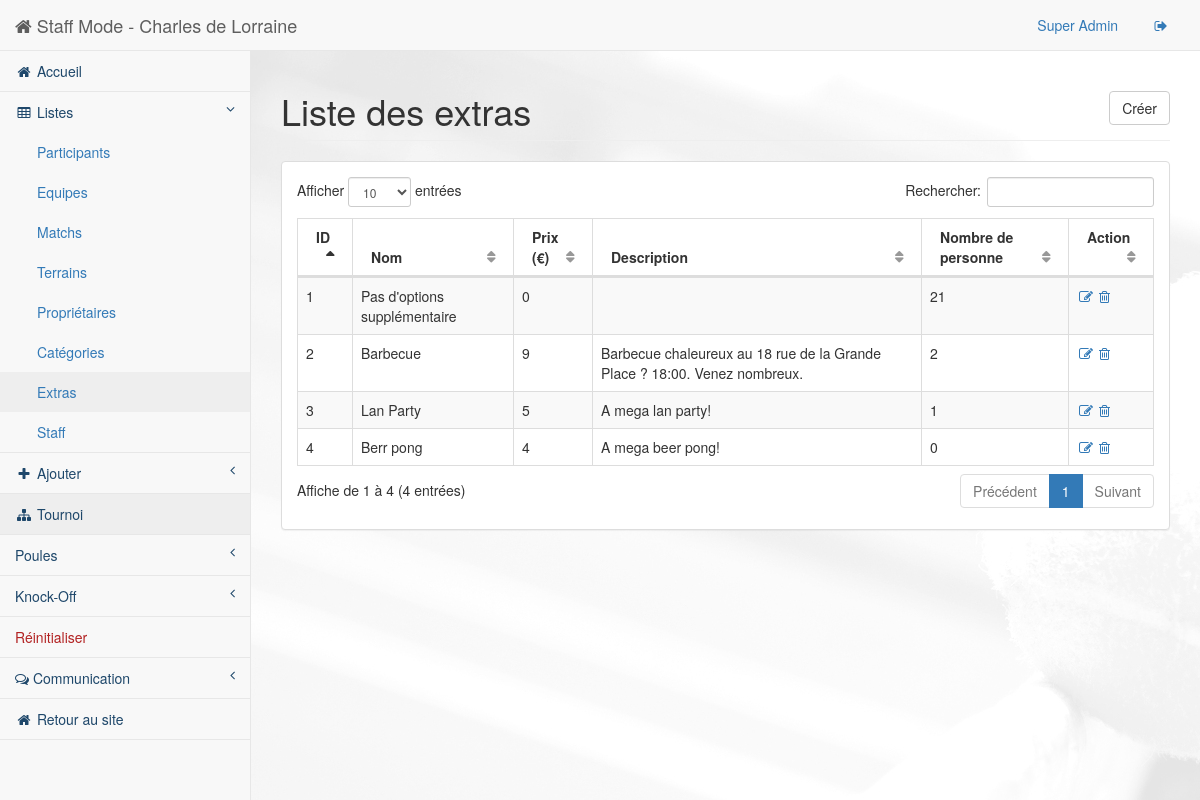
Page /staff/pages/list-extras.php (signed in) on the committed database.
### tables this page shows
CREATE TABLE IF NOT EXISTS `Extras` (
  `ID` int(11) NOT NULL AUTO_INCREMENT,
  `Name` varchar(500) NOT NULL,
  `Price` int(11) NOT NULL,
  `Description` varchar(500) NOT NULL,
  PRIMARY KEY (`ID`),
  UNIQUE KEY `ID` (`ID`)
);

### src/staff/pages/php/inc/list-extras.inc (the view, shortened to what this page needs)
<?php
function dbAndPrint() {
    $db = BDconnect();
    $reponse1 = $db->query('SELECT * FROM Extras');
    while ($donnes1 = $reponse1->fetch_array())
    {
        $reponse2 = $db->query("SELECT count(ID) as nbr FROM PersonneExtra WHERE Extra_ID=".$donnes1['ID']);
	    $donnes2 = $reponse2->fetch_array();
        printListExtras($donnes1, $donnes2);
    }
}
function printListExtras($donnes1,$donnes2) {
    echo "<tr class=\"odd gradeX\">";
    $id = $donnes1['ID'];
    echo "<td data-toggle=\"modal\" data-target=\"#myModal\" data-url=\"./show.php?id=$id&type=extra\">".utf8_encode($donnes1['ID'])."</td>";
    echo "<td data-toggle=\"modal\" data-target=\"#myModal\" data-url=\"./show.php?id=$id&type=extra\">".utf8_encode($donnes1['Name'])."</td>";
    echo "<td data-toggle=\"modal\" data-target=\"#myModal\" data-url=\"./show.php?id=$id&type=extra\">".utf8_encode($donnes1['Price'])."</td>";
    echo "<td data-toggle=\"modal\" data-target=\"#myModal\" data-url=\"./show.php?id=$id&type=extra\">".utf8_encode($donnes1['Description'])."</td>";
    echo "<td data-toggle=\"modal\" data-target=\"#myModal\" data-url=\"./show.php?id=$id&type=extra\">".utf8_encode($donnes2['nbr'])."</td>";
    echo "<td><a href=\"./edit-extra.php?id=".$donnes1['ID']."\"><i class=\"fa fa-edit fa-fw\"></i></a> <a href=\"./php/delete-extra.php?id=".$donnes1['ID']."\" onclick=\"return confirm('Voulez-vous vraiment supprimer cette entrée ?');\"><i class=\"fa fa-trash-o\"></i></a></td>";
    echo "</tr>";
}
?>

### rows in the picture
extras: ID "1", Name "Pas d'options supplémentaire", Price "0", nbr "21"
extras: ID "2", Name "Barbecue", Price "9", Description "Barbecue chaleureux au 18 rue de la Grande Place ? 18:00. Venez nombreux.", nbr "2"
extras: ID "3", Name "Lan Party", Price "5", Description "A mega lan party!", nbr "1"
extras: ID "4", Name "Berr pong", Price "4", Description "A mega beer pong!", nbr "0"

### other values in the picture
$_SESSION["NAME"] "Super Admin"
$titreD "ID"
$titreD "Nom"
$titreD "Prix (€)"
$titreD "Description"
$titreD "Nombre de personne"
$titreD "Action"
